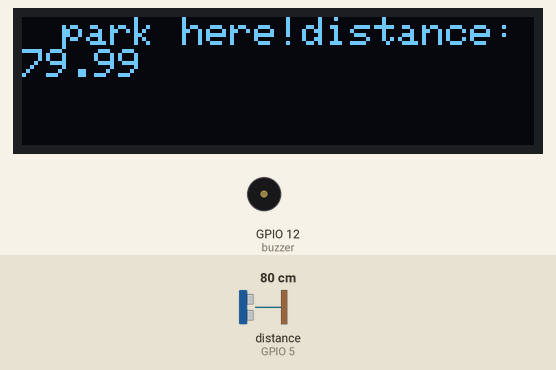
Bench run of a sketch on a simulated ESP32. On the bench: 128×32 one-colour display, buzzer (waves = sounding, pin HIGH). Wiring (inferred from the names in the program): ultrasonic range finder: trigger GPIO 18; echo GPIO 5. The inputs (shaded band) are chosen by the test bench; at power-on: distance to the obstacle (sensor on GPIO 5) 80 cm. The echo pulse lasts 58.3 µs per cm; pins used as bus, display or sensor lines are not drawn.

Above: at 1.2 s.
1.3 s: distance to the obstacle (sensor on GPIO 5) set to 7 cm
At 2.5 s:
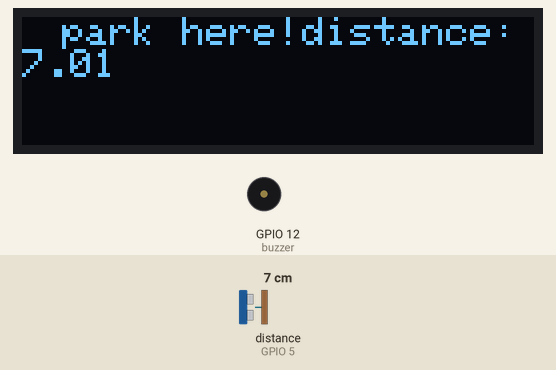
2.8 s: distance to the obstacle (sensor on GPIO 5) set to 4 cm
At 3.7 s:
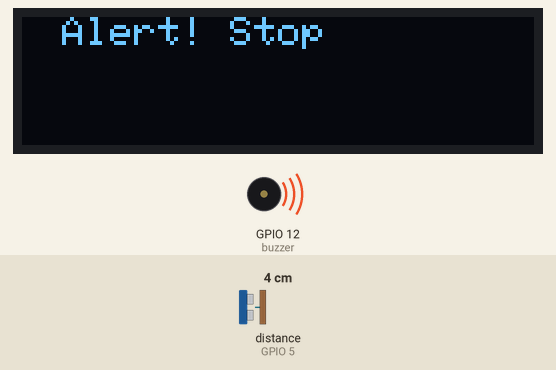
4.3 s: distance to the obstacle (sensor on GPIO 5) set to 9 cm
At 5.0 s:
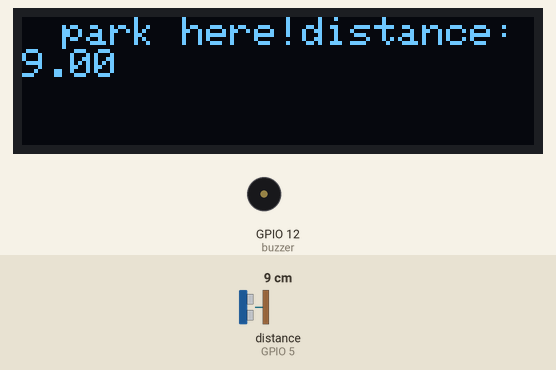
5.8 s: distance to the obstacle (sensor on GPIO 5) set to 2 cm
At 6.2 s:
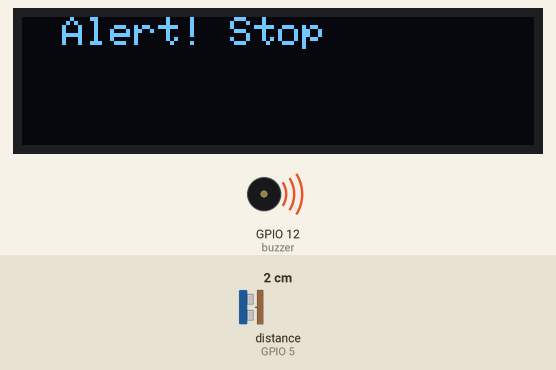
Timing chart, 0 to 8.3 s (numbered marks = the images above; inputs shaded):
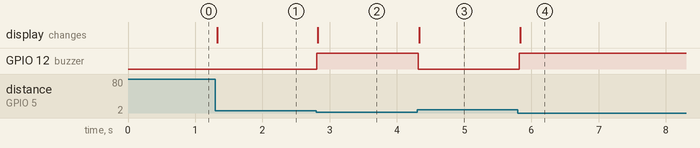

The sketch:

car_parking_assistance_system.ino
```cpp
#define buzzer 12
#define Trigpin 18
#define echopin 5
#define Screenwidth 128
#define screenheight 32
#define oledreset -1
#include<Wire.h>
#include<Adafruit_SSD1306.h>
Adafruit_SSD1306 display(Screenwidth,screenheight,&Wire,oledreset);
void setup() {
  // put your setup code here, to run once:
  pinMode(buzzer,OUTPUT);
  pinMode(Trigpin,OUTPUT);
  pinMode(echopin,INPUT);
   Wire.begin(21,22);
  if (!display.begin(SSD1306_SWITCHCAPVCC,0x3C))
  {
    Serial.println("OLED not found .check wiring!");
    for(;;);
    }


}

void loop() {
  // put your main code here, to run repeatedly:
 digitalWrite(Trigpin,LOW);
  delayMicroseconds(2);
  digitalWrite(Trigpin,HIGH);
  delayMicroseconds(10);
  digitalWrite(Trigpin,LOW);
  display.setTextSize(1);
  display.setTextColor(SSD1306_WHITE);
  display.setCursor(10,0);
  delayMicroseconds(2);
  long duration=pulseIn(echopin,HIGH);
  float distance=(duration * 0.0343) / 2;
  if(distance<=6)
  {
    display.clearDisplay();
    digitalWrite(buzzer,HIGH);
    display.println("Alert! Stop");
    display.display();
  }
  else
  {
    display.clearDisplay();
    digitalWrite(buzzer,LOW);
    display.println("park here!distance:");
    display.println(distance);
    delayMicroseconds(10);
    display.display();
  }
   delay(10);
}
```

Measured:
- the behaviour switches between 6 and 5 cm on distance to the obstacle (sensor on GPIO 5) (found by bisection; images 1 and 2)
- after the input at 1.3 s, the display: changes at once (image 1)
- after the input at 2.8 s, GPIO 12 (buzzer): LOW → HIGH at once; the display: changes at once (image 2)
- after the input at 4.3 s, GPIO 12 (buzzer): HIGH → LOW at once; the display: changes at once (image 3)
- after the input at 5.8 s, GPIO 12 (buzzer): LOW → HIGH at once; the display: changes at once (image 4)
